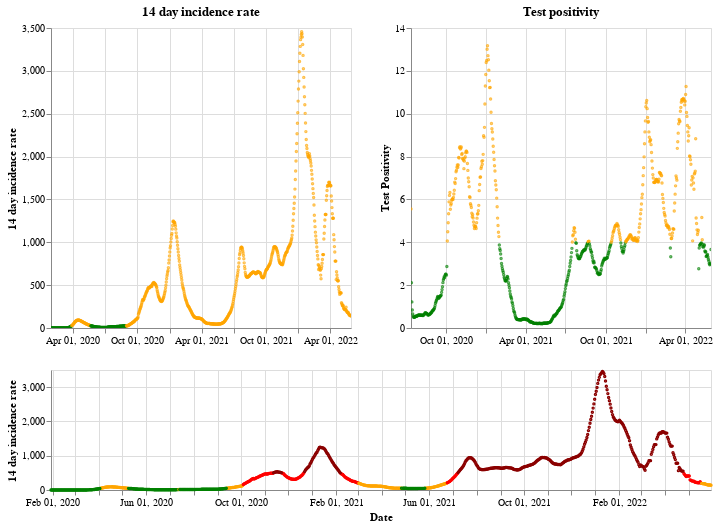

Notebook cell for this chart:
### Markdown cell above
## England

### Code cell
plot_traffic_light('England')

### Figure 1 — Vega-Lite specification as saved in the notebook (floating-point values rounded to 4 significant figures; data arrays with more than 128 entries replaced by an {"elided": "..."} marker saying what was removed)
{"config": {"view": {"continuousWidth": 400, "continuousHeight": 300}}, "vconcat": [{"hconcat": [{"mark": {"type": "point", "size": 2}, "encoding": {"color": {"condition": {"value": "green", "test": "(datum.twoWeeklyCasesRate <= 25)"}, "value": "orange"}, "tooltip": [{"type": "nominal", "field": "areaName"}, {"type": "temporal", "field": "date"}, {"type": "quantitative", "field": "twoWeeklyCasesRate"}, {"type": "quantitative", "field": "testPositivity"}], "x": {"type": "temporal", "axis": {"title": ""}, "field": "date", "scale": {"domain": {"selection": "DateBrush"}}, "timeUnit": "yearmonthdate"}, "y": {"type": "quantitative", "axis": {"title": "14 day incidence rate"}, "field": "twoWeeklyCasesRate"}}, "title": "14 day incidence rate", "width": 300}, {"mark": {"type": "point", "size": 2}, "encoding": {"color": {"condition": {"value": "green", "test": "(datum.testPositivity <= 4)"}, "value": "orange"}, "tooltip": [{"type": "nominal", "field": "areaName"}, {"type": "temporal", "field": "date"}, {"type": "quantitative", "field": "twoWeeklyCasesRate"}, {"type": "quantitative", "field": "testPositivity"}], "x": {"type": "temporal", "axis": {"title": ""}, "field": "date", "scale": {"domain": {"selection": "DateBrush"}}, "timeUnit": "yearmonthdate"}, "y": {"type": "quantitative", "axis": {"title": "Test Positivity"}, "field": "testPositivity"}}, "title": "Test positivity", "width": 300}]}, {"layer": [{"mark": {"type": "point", "size": 2}, "encoding": {"color": {"condition": {"value": "orange", "test": "(((datum.testPositivity < 4) && (datum.twoWeeklyCasesRate >= 50)) && (datum.twoWeeklyCasesRate < 200))"}, "value": "red"}, "opacity": {"condition": {"value": 1, "test": "((datum.twoWeeklyCasesRate >= 50) && (datum.twoWeeklyCasesRate < 500))"}, "value": 0}, "tooltip": [{"type": "nominal", "field": "areaName"}, {"type": "temporal", "field": "date"}, {"type": "quantitative", "field": "twoWeeklyCasesRate"}, {"type": "quantitative", "field": "testPositivity"}], "x": {"type": "temporal", "axis": {"title": "Date"}, "field": "date", "timeUnit": "yearmonthdate"}, "y": {"type": "quantitative", "axis": {"title": "14 day incidence rate"}, "field": "twoWeeklyCasesRate"}}, "selection": {"DateBrush": {"type": "interval", "encodings": ["x"], "fields": ["Time"]}}}, {"mark": {"type": "point", "size": 2}, "encoding": {"color": {"value": "darkred"}, "opacity": {"condition": {"value": 1, "test": "(datum.twoWeeklyCasesRate >= 500)"}, "value": 0}, "tooltip": [{"type": "nominal", "field": "areaName"}, {"type": "temporal", "field": "date"}, {"type": "quantitative", "field": "twoWeeklyCasesRate"}, {"type": "quantitative", "field": "testPositivity"}], "x": {"type": "temporal", "axis": {"title": "Date"}, "field": "date", "timeUnit": "yearmonthdate"}, "y": {"type": "quantitative", "axis": {"title": "14 day incidence rate"}, "field": "twoWeeklyCasesRate"}}}, {"mark": {"type": "point", "size": 2}, "encoding": {"color": {"condition": {"value": "green", "test": "((datum.testPositivity < 4) && (datum.twoWeeklyCasesRate < 50))"}, "value": "orange"}, "opacity": {"condition": {"value": 1, "test": "(datum.twoWeeklyCasesRate < 50)"}, "value": 0}, "tooltip": [{"type": "nominal", "field": "areaName"}, {"type": "temporal", "field": "date"}, {"type": "quantitative", "field": "twoWeeklyCasesRate"}, {"type": "quantitative", "field": "testPositivity"}], "x": {"type": "temporal", "axis": {"title": "Date"}, "field": "date", "timeUnit": "yearmonthdate"}, "y": {"type": "quantitative", "axis": {"title": "14 day incidence rate"}, "field": "twoWeeklyCasesRate"}}}], "height": 120, "width": 660}], "data": {"name": "data-b06907484b6a74c07d201d1c01d9c849"}, "$schema": "https://vega.github.io/schema/vega-lite/v4.8.1.json", "datasets": {"data-b06907484b6a74c07d201d1c01d9c849": {"elided": "852 records"}}}
